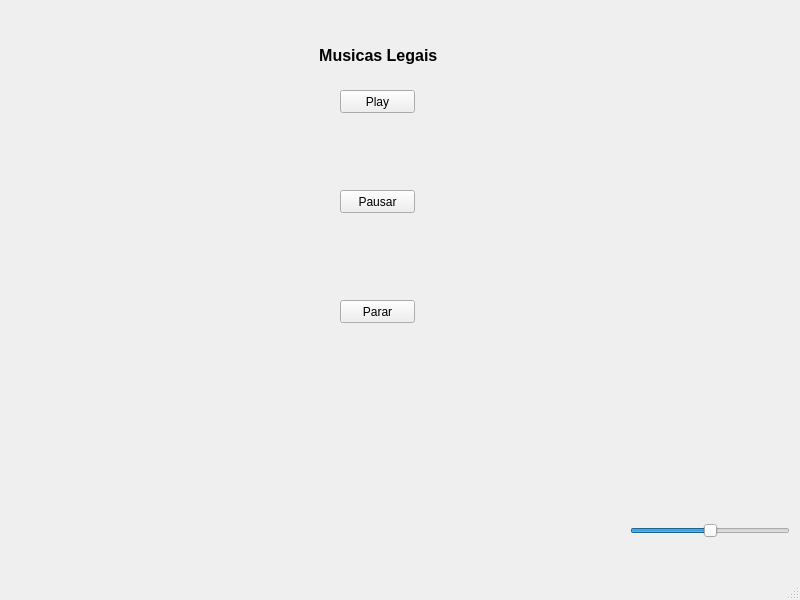
<?xml version="1.0" encoding="UTF-8"?>
<ui version="4.0">
 <class>MainWindow</class>
 <widget class="QMainWindow" name="MainWindow">
  <property name="geometry">
   <rect>
    <x>0</x>
    <y>0</y>
    <width>800</width>
    <height>600</height>
   </rect>
  </property>
  <property name="windowTitle">
   <string>MainWindow</string>
  </property>
  <widget class="QWidget" name="centralwidget">
   <widget class="QLabel" name="label_6">
    <property name="geometry">
     <rect>
      <x>280</x>
      <y>20</y>
      <width>201</width>
      <height>71</height>
     </rect>
    </property>
    <property name="font">
     <font>
      <pointsize>12</pointsize>
      <weight>75</weight>
      <bold>true</bold>
     </font>
    </property>
    <property name="text">
     <string>Musicas Legais </string>
    </property>
    <property name="alignment">
     <set>Qt::AlignCenter</set>
    </property>
   </widget>
   <widget class="QLabel" name="label_7">
    <property name="geometry">
     <rect>
      <x>150</x>
      <y>350</y>
      <width>471</width>
      <height>201</height>
     </rect>
    </property>
    <property name="font">
     <font>
      <pointsize>12</pointsize>
      <weight>75</weight>
      <bold>true</bold>
     </font>
    </property>
    <property name="text">
     <string/>
    </property>
    <property name="alignment">
     <set>Qt::AlignCenter</set>
    </property>
   </widget>
   <widget class="QPushButton" name="pushButton">
    <property name="geometry">
     <rect>
      <x>340</x>
      <y>90</y>
      <width>75</width>
      <height>23</height>
     </rect>
    </property>
    <property name="text">
     <string>Play</string>
    </property>
   </widget>
   <widget class="QPushButton" name="pushButton_2">
    <property name="geometry">
     <rect>
      <x>340</x>
      <y>300</y>
      <width>75</width>
      <height>23</height>
     </rect>
    </property>
    <property name="text">
     <string>Parar</string>
    </property>
   </widget>
   <widget class="QPushButton" name="pushButton_3">
    <property name="geometry">
     <rect>
      <x>340</x>
      <y>190</y>
      <width>75</width>
      <height>23</height>
     </rect>
    </property>
    <property name="text">
     <string>Pausar</string>
    </property>
   </widget>
   <widget class="QSlider" name="horizontalSlider">
    <property name="geometry">
     <rect>
      <x>630</x>
      <y>520</y>
      <width>160</width>
      <height>22</height>
     </rect>
    </property>
    <property name="maximum">
     <number>100</number>
    </property>
    <property name="sliderPosition">
     <number>50</number>
    </property>
    <property name="tracking">
     <bool>true</bool>
    </property>
    <property name="orientation">
     <enum>Qt::Horizontal</enum>
    </property>
   </widget>
  </widget>
  <widget class="QMenuBar" name="menubar">
   <property name="geometry">
    <rect>
     <x>0</x>
     <y>0</y>
     <width>800</width>
     <height>21</height>
    </rect>
   </property>
  </widget>
  <widget class="QStatusBar" name="statusbar"/>
 </widget>
 <resources/>
 <connections/>
</ui>
